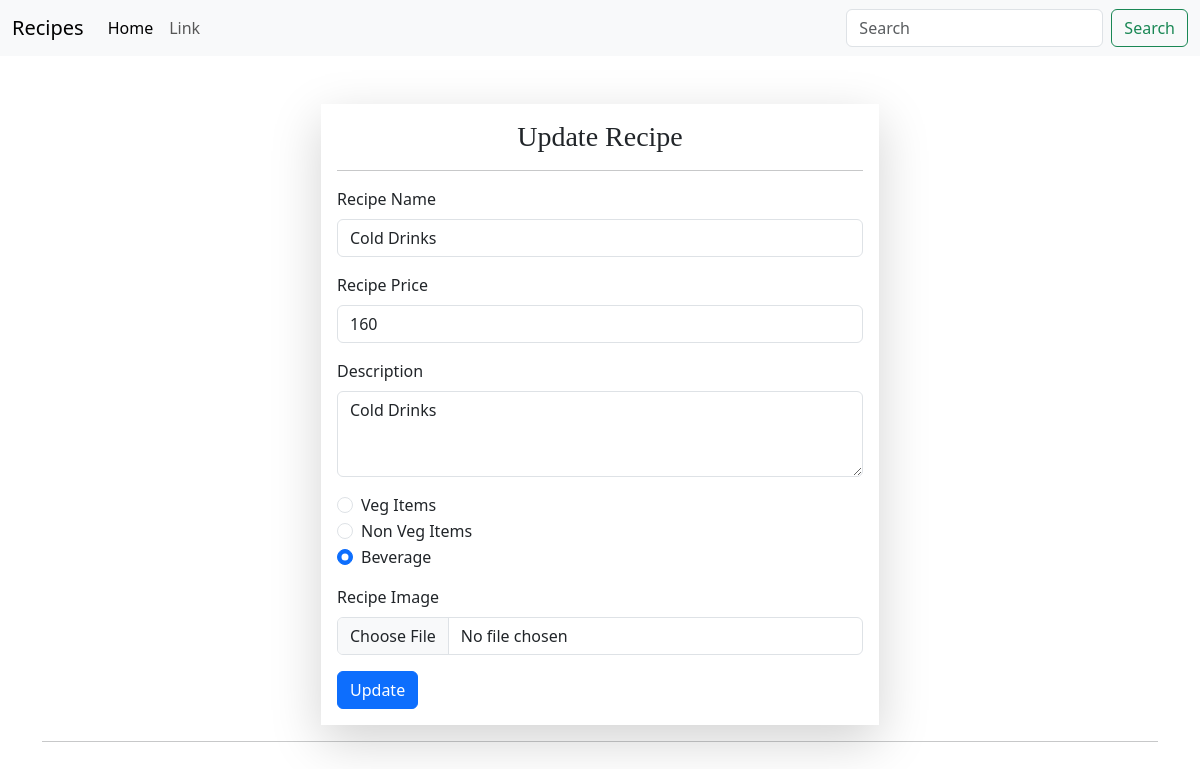
The page /update/29/ (signed in) on the database as committed earlier.
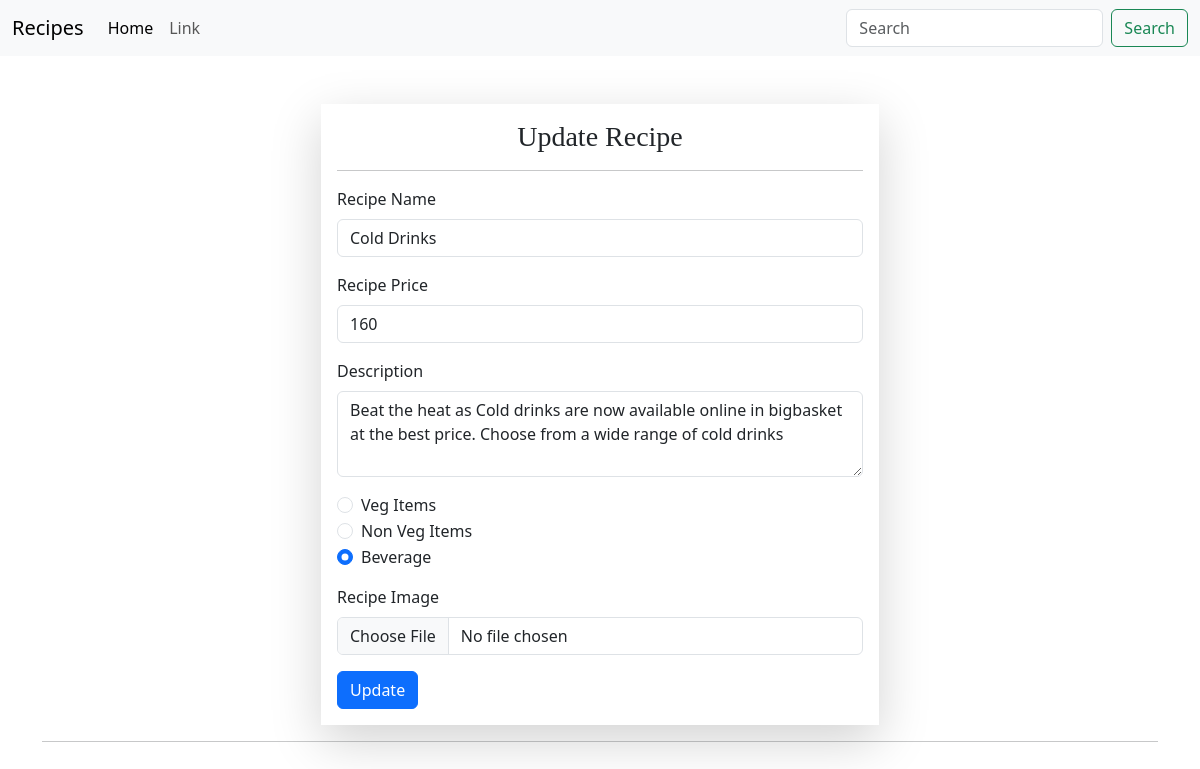
The same page on the database as committed later.
### Food/models.py (models this page shows, shortened)
class Recipe(models.Model):
  recipe_name = models.CharField(max_length=200)
  recipe_description = models.TextField(max_length=500)
  recipe_category = models.TextField(max_length=300, default='Uncategorized')
  recipe_price = models.IntegerField(default=0)
  recipe_image = models.ImageField(upload_to='images')

### Food/views.py (the view, shortened to what this page needs)
# urls.py: path('update/<int:id>/', updateRecipe , name='update'),
@login_required(login_url = '/login/')
def updateRecipe(request, id):
    querySet = Recipe.objects.get(id=id)
    return render (request, 'update.html', {'data':querySet})

### Food/templates/update.html (shortened to what this page needs)
{% extends 'base.html' %}
{% block body %}
<div class="container mt-5">
  <form class="col-6 mx-auto p-3 shadow-lg" method="post" enctype="multipart/form-data">
    <h3>Update Recipe</h3>
    <hr>
    <div class="mb-3">
      <label for="recipe_name" class="form-label">Recipe Name</label>
      <input type="text" class="form-control" value="{{data.recipe_name}}" name="recipe_name" />
    </div>
    <div class="mb-3">
      <label for="recipe_price" class="form-label">Recipe Price</label>
      <input type="text" class="form-control" value="{{data.recipe_price}}" name="recipe_price" />
    </div>
    <div class="mb-3">
      <label for="recipe_description" class="form-label">Description</label>
      <textarea class="form-control" name="recipe_description" rows="3">{{data.recipe_description}}</textarea>
    </div>
    <div class="form-check">
      <input class="form-check-input" type="radio" name="category" id="category" value="veg"
      {% if data.recipe_category == "veg" %} checked {% endif %} >
      <label class="form-check-label" for="category">
        Veg Items
      </label>
    </div>
    <div class="form-check">
      <input class="form-check-input" type="radio" name="category" id="category" value="nonveg"
      {% if data.recipe_category == "nonveg" %} checked {% endif %} >
      <label class="form-check-label" for="category">
        Non Veg Items
      </label>
    </div>
    <div class="form-check mb-3">
      <input class="form-check-input" type="radio" name="category" id="category" value="beverage"
       {% if data.recipe_category == "beverage" %} checked {% endif %} >
      <label class="form-check-label" for="category">
        Beverage
      </label>
    </div>
    <div class="mb-3">
      <label for="recipe_image" class="form-label">Recipe Image</label>
      <input class="form-control" type="file" name="recipe_image" />
    </div>
    <button type="submit" class="btn btn-primary">Update</button>
  </form>
<hr>
</div>
{% endblock %}

Rows that differ between the two databases and show on the page:
changed Recipe "Cold Drinks": recipe_description "Cold Drinks" → "Beat the heat as Cold drinks are now available online in bigbasket at the best price. Choose from a wide range of cold drinks"
